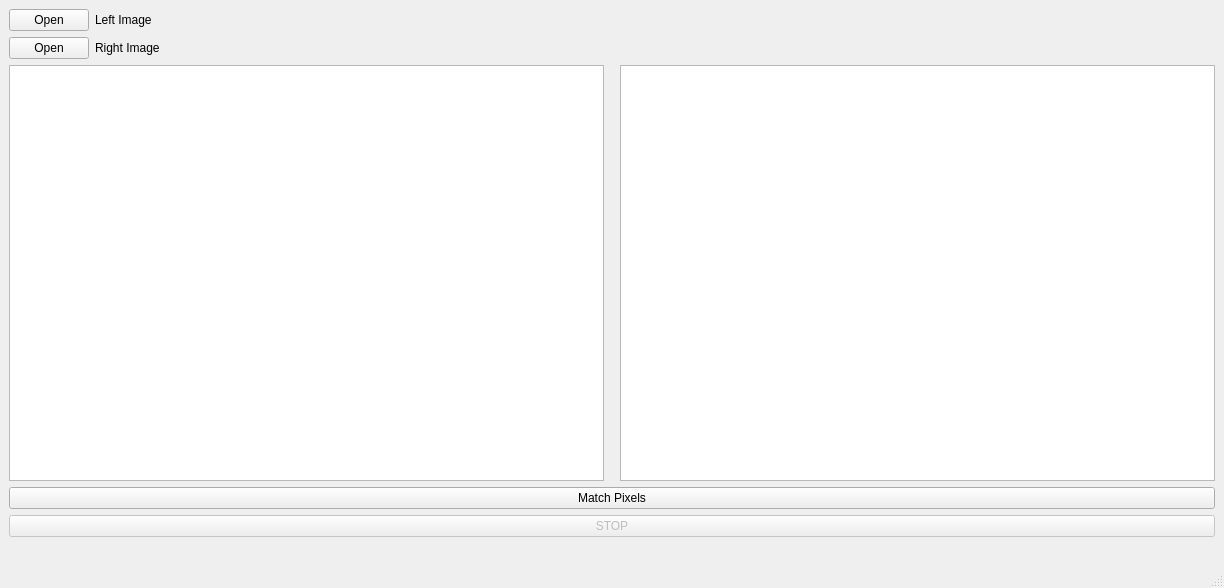
<?xml version="1.0" encoding="UTF-8"?>
<ui version="4.0">
 <class>MainWindow</class>
 <widget class="QMainWindow" name="MainWindow">
  <property name="geometry">
   <rect>
    <x>0</x>
    <y>0</y>
    <width>1224</width>
    <height>588</height>
   </rect>
  </property>
  <property name="windowTitle">
   <string>MainWindow</string>
  </property>
  <widget class="QWidget" name="centralwidget">
   <layout class="QVBoxLayout" name="verticalLayout_2">
    <item>
     <layout class="QVBoxLayout" name="verticalLayout">
      <item>
       <layout class="QFormLayout" name="formLayout">
        <item row="0" column="0">
         <widget class="QPushButton" name="pushButton_OpenLeft">
          <property name="text">
           <string>Open</string>
          </property>
         </widget>
        </item>
        <item row="0" column="1">
         <widget class="QLabel" name="label_filepath_left">
          <property name="text">
           <string>Left Image</string>
          </property>
          <property name="buddy">
           <cstring>pushButton_OpenLeft</cstring>
          </property>
         </widget>
        </item>
        <item row="1" column="0">
         <widget class="QPushButton" name="pushButton_OpenRight">
          <property name="text">
           <string>Open</string>
          </property>
         </widget>
        </item>
        <item row="1" column="1">
         <widget class="QLabel" name="label_filepath_right">
          <property name="text">
           <string>Right Image</string>
          </property>
          <property name="buddy">
           <cstring>pushButton_OpenRight</cstring>
          </property>
         </widget>
        </item>
       </layout>
      </item>
      <item>
       <layout class="QHBoxLayout" name="horizontalLayout">
        <item>
         <widget class="pixelChooser" name="graphicsView_image_left">
          <property name="cursor" stdset="0">
           <cursorShape>CrossCursor</cursorShape>
          </property>
          <property name="mouseTracking">
           <bool>true</bool>
          </property>
          <property name="alignment">
           <set>Qt::AlignLeading|Qt::AlignLeft|Qt::AlignTop</set>
          </property>
          <property name="resizeAnchor">
           <enum>QGraphicsView::AnchorViewCenter</enum>
          </property>
         </widget>
        </item>
        <item>
         <spacer name="verticalSpacer">
          <property name="orientation">
           <enum>Qt::Vertical</enum>
          </property>
          <property name="sizeHint" stdset="0">
           <size>
            <width>10</width>
            <height>40</height>
           </size>
          </property>
         </spacer>
        </item>
        <item>
         <widget class="pixelChooser" name="graphicsView_image_right">
          <property name="cursor" stdset="0">
           <cursorShape>CrossCursor</cursorShape>
          </property>
          <property name="mouseTracking">
           <bool>true</bool>
          </property>
          <property name="alignment">
           <set>Qt::AlignLeading|Qt::AlignLeft|Qt::AlignTop</set>
          </property>
         </widget>
        </item>
       </layout>
      </item>
     </layout>
    </item>
    <item>
     <widget class="QPushButton" name="pushButton">
      <property name="text">
       <string>Match Pixels</string>
      </property>
     </widget>
    </item>
    <item>
     <widget class="QPushButton" name="pushButton_stop">
      <property name="enabled">
       <bool>false</bool>
      </property>
      <property name="text">
       <string>STOP</string>
      </property>
     </widget>
    </item>
    <item>
     <layout class="QHBoxLayout" name="horizontalLayout_2">
      <item>
       <widget class="QLabel" name="label_n_pixels_left">
        <property name="text">
         <string/>
        </property>
       </widget>
      </item>
      <item>
       <widget class="QLabel" name="label_n_pixel_right">
        <property name="text">
         <string/>
        </property>
       </widget>
      </item>
     </layout>
    </item>
   </layout>
  </widget>
  <widget class="QMenuBar" name="menubar">
   <property name="geometry">
    <rect>
     <x>0</x>
     <y>0</y>
     <width>1224</width>
     <height>22</height>
    </rect>
   </property>
  </widget>
  <widget class="QStatusBar" name="statusbar"/>
 </widget>
 <customwidgets>
  <customwidget>
   <class>pixelChooser</class>
   <extends>QGraphicsView</extends>
   <header>pixelchooser.h</header>
  </customwidget>
 </customwidgets>
 <resources/>
 <connections/>
</ui>
